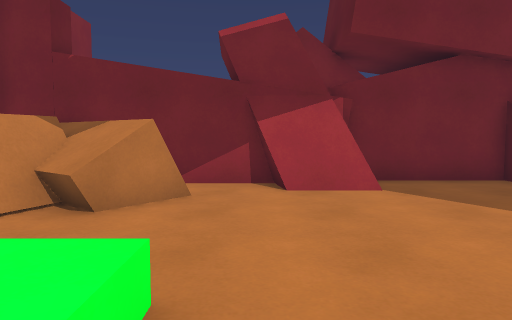
View 1 (above)

12 first-person views from a walk through a Unity game level. The camera is 1.2 m above the floor, tilts 4° down and sees 70° across. The floor is counted in squares, 1 m on a side. Each view is taken from the middle of a square. On the plan, view 1 faces up. The plan holds only what a view shows up to about 15 squares ahead; the rest is blank. The place goes on beyond the plan. The player is left out.

View 2
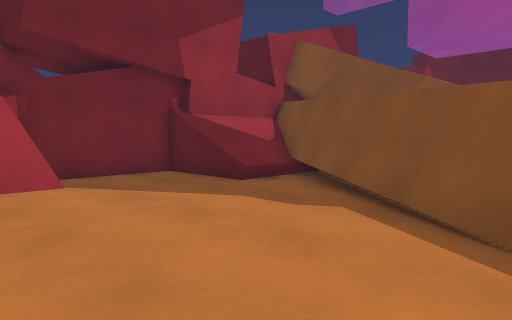

View 3
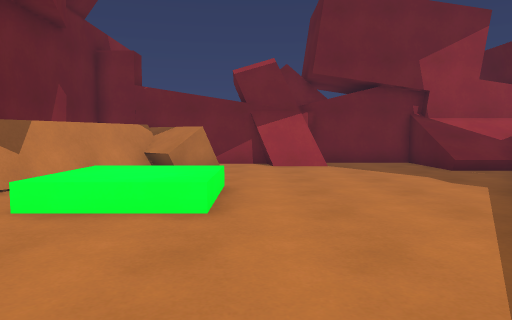

View 4
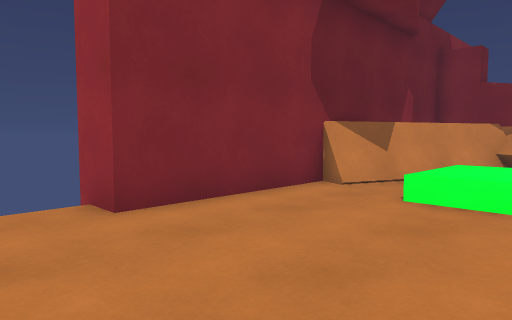

View 5
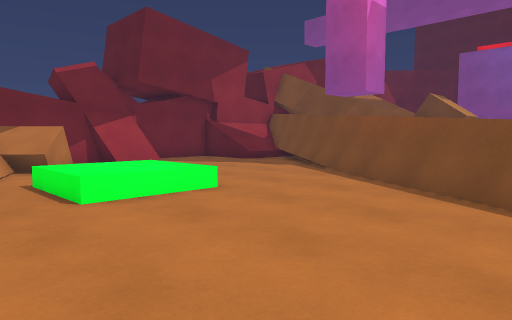

View 6
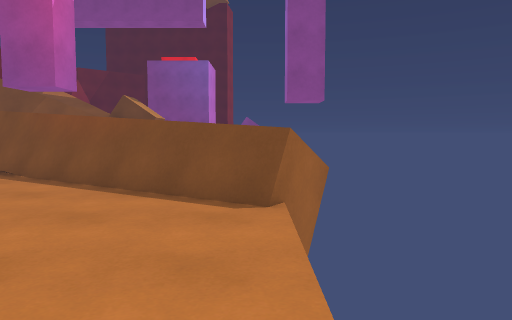

View 7
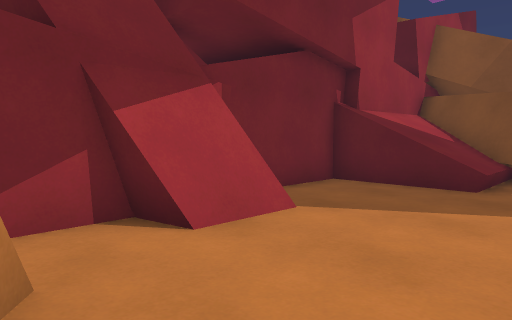

View 8
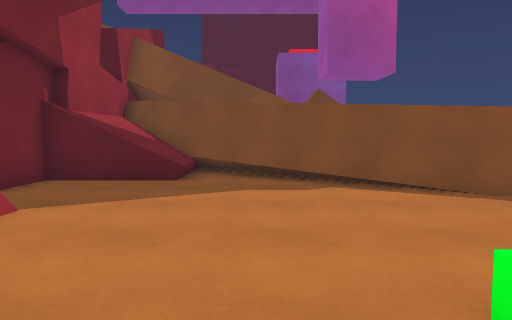

View 9
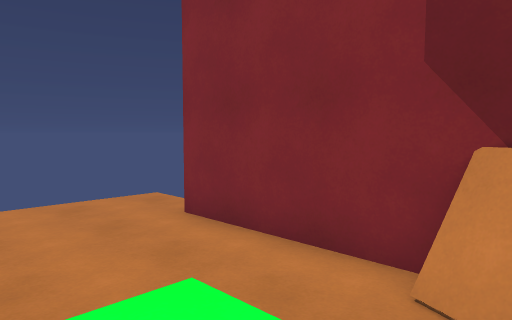

View 10
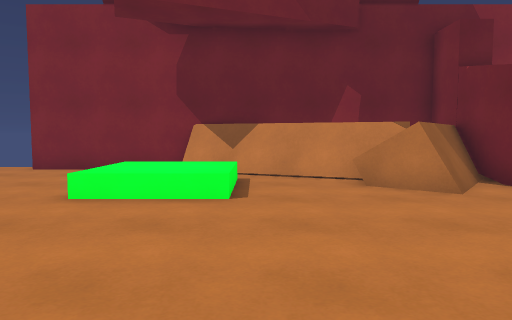

View 11
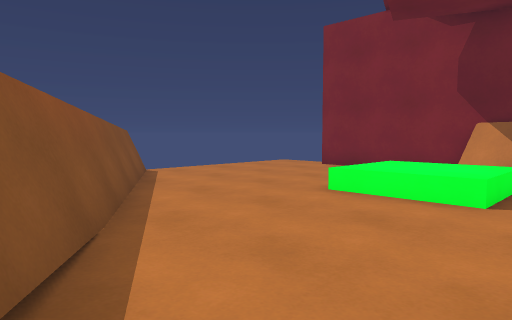

View 12
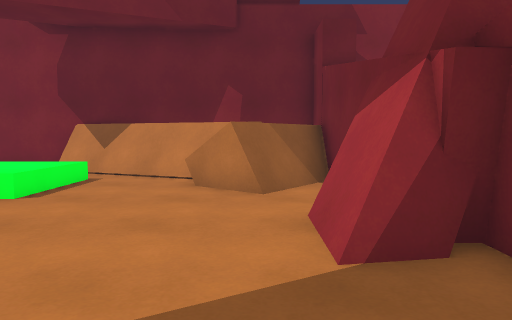

### Floor plan
Key: @ floor where view 1 was taken; # wall or solid block; . main floor; : floor 0.5 m higher than the main floor; / step, stairs or slope; = window, fence, low wall or low ledge; ^ raised ledge.
Columns run from 8 left of view 1 to 13 right of it. Each row starts with its distance up from view 1.
 10           ######
  9  #^########....#######
  8  #^ ^#...##....////^#
  7  ## ^^#........///=^#
  6  ##^#^^........//##
  5   #^#=..........##
  4   ##=..........##
  3   ##...........##
  2  ##=.:::......##
  1  ##..:::.....##
  0  #...:::@....##
 -1  #..........##
 -2  #..........#
 -3  #.........##
 -4  #........##
 -5 ##........#
 -6  ........##
 -7  .......##
 -8         ##

Where each view was taken, in squares from view 1:
view 1: 0 up, 0 right, facing up
view 2: 1 down, 0 right, facing up-right
view 3: 6 down, 0 right, facing up
view 4: 7 down, 1 left, facing up-left
view 5: 7 down, 6 left, facing up-right
view 6: 7 down, 6 left, facing right
view 7: 4 up, 2 left, facing up-right
view 8: 4 up, 3 left, facing right
view 9: 2 up, 2 left, facing down-left
view 10: 3 up, 6 right, facing left
view 11: 4 up, 6 right, facing down-left
view 12: 7 up, 6 right, facing left
